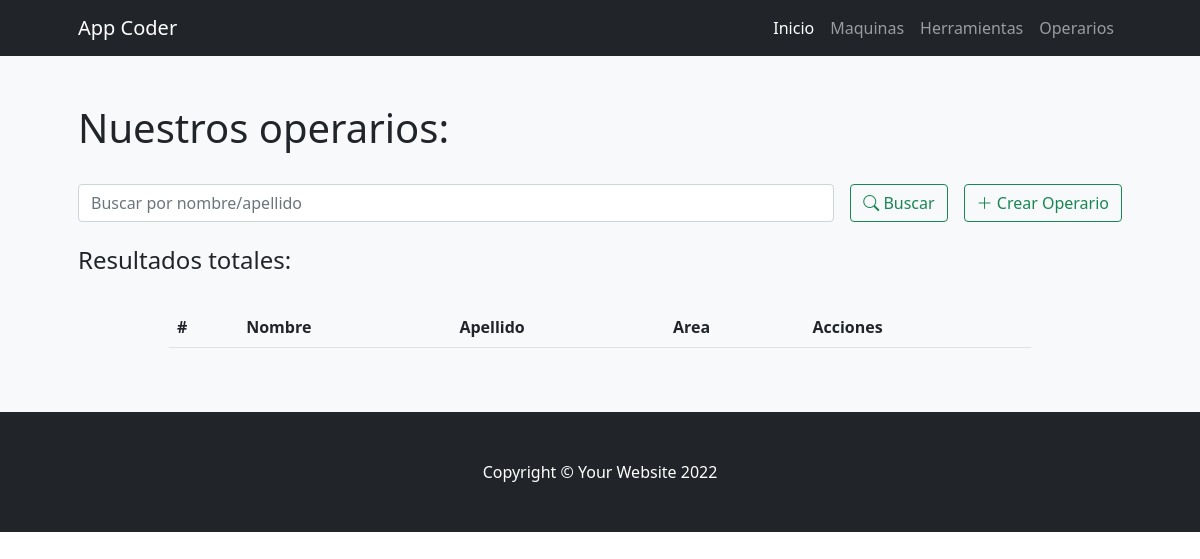
The app's page /coderapp/operarios/, older data.
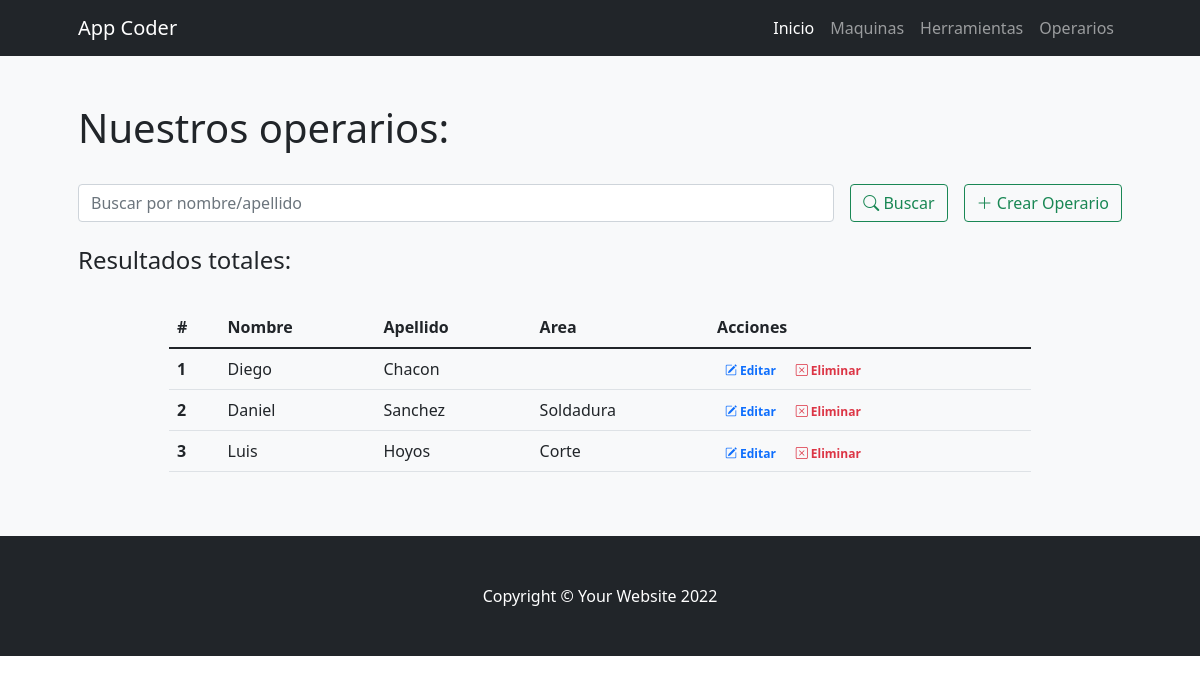
The same page, newer data.
### ProyectoCoderApp/models.py (models this page shows)
class Operario(models.Model):
    nombre = models.CharField(max_length=30) # Texto
    apellido = models.CharField(max_length=30) # Texto
    area = models.CharField(max_length=30)
    class Meta:
        verbose_name_plural = "Operarios"

### ProyectoCoderApp/views.py (the view)
# urls.py: path('operarios/', operarios, name="operarios"),
def operarios(request):
     if request.method == "POST":
        search = request.POST["search"]
        if search != "":
            operarios = Operario.objects.filter( Q(nombre__icontains=search) | Q(apellido__icontains=search) ).values()
            return render(request,"ProyectoCoderApp/operarios.html",{"operarios": operarios , "search":True, "busqueda":search})
     operarios = Operario.objects.all()
     return render(request,"ProyectoCoderApp/operarios.html",{"operarios":operarios, "search":False})

### ProyectoCoderApp/templates/ProyectoCoderApp/operarios.html (shortened to what this page needs)
{% extends 'ProyectoCoderApp/base.html' %}
{% load static %}
{% block contenidoPagina %}
<section class="bg-light py-5">
    <div class="container px-5">
        <h1>Nuestros operarios:</h1>
        <br>
        <div class="row gx-5 justify-content-center">
            <div class="col-lg-12">
                <form class="d-flex my-2 my-lg-0" action="" method="post">
                    <input class="flex-grow-0 form-control mr-sm-2" type="search" name="search" placeholder="Buscar por nombre/apellido" aria-label="Search">
                    <button class="btn btn-outline-success text-nowrap ms-3 my-2 my-sm-0" type="submit"> <i class="bi bi-search"></i> Buscar</button>
                    <a class="btn btn-outline-success text-nowrap ms-3 my-2 my-sm-0" href="{% url 'crear_operarios' %}"> <i class="bi bi-plus-lg"></i> Crear Operario</a>
                </form>
            </div>
        </div>
        <br>
        <h4>Resultados
            {% if search %}
                para "{{busqueda}}":
            {% else %}
                totales:
            {% endif %}
        </h4>
        <br>
        <div class="row gx-5 justify-content-center">
            <div class="col-lg-10 table-responsive">
                <table class="table table-theme">
                    <thead>
                        <tr>
                            <th scope="col">#</th>
                            <th scope="col">Nombre</th>
                            <th scope="col">Apellido</th>
                            <th scope="col">Area</th>
                            <th scope="col">Acciones</th>
                        </tr>
                    </thead>
                    <tbody>
                        {% for operario in operarios %}
                            <tr>
                                <th scope="row">{{forloop.counter}}</th>
                                <td>{{operario.nombre}}</td>
                                <td>{{operario.apellido}}</td>
                                <td>{{operario.area}}</td>
                                <td>
                                    <a href="{% url 'editar_operarios' operario.id %}" class="text-primary badge badge-primary text-decoration-none"> <i class="bi bi-pencil-square"></i> Editar</a>
                                    <a href="{% url 'eliminar_operarios' operario.id %}" class="text-danger badge badge-danger text-decoration-none"> <i class="bi bi-x-square"></i> Eliminar</a>
                                </td>
                            </tr>
                        {% endfor %}
                    </tbody>
                </table>
            </div>
        </div>
    </div>
</section>
{% endblock %}

### ProyectoCoderApp/templates/ProyectoCoderApp/base.html (shortened to what this page needs)
{% load static %}
<!DOCTYPE html>
<html lang="es">
    <head>
        <link rel="stylesheet" href="https://cdn.jsdelivr.net/npm/bootstrap-icons@1.8.3/font/bootstrap-icons.css">
        <link href="{% static 'css/styles.css' %}" rel="stylesheet" />
    </head>
    <body>
        <nav class="navbar navbar-expand-lg navbar-dark bg-dark">
            <div class="container px-5">
                <a class="navbar-brand" href="{% url 'inicio' %}">App Coder</a>
                <div class="collapse navbar-collapse" id="navbarSupportedContent">
                    <ul class="navbar-nav ms-auto mb-2 mb-lg-0">
                        <li class="nav-item"><a class="nav-link active" aria-current="page" href="{% url 'inicio' %}">Inicio</a></li>
                        <li class="nav-item"><a class="nav-link" href="{% url 'maquinas' %}">Maquinas</a></li>
                        <li class="nav-item"><a class="nav-link" href="{% url 'herramientas' %}">Herramientas</a></li>
                        <li class="nav-item"><a class="nav-link" href="{% url 'operarios' %}">Operarios</a></li>
                    </ul>
                </div>
            </div>
        </nav>
        {% block contenidoPagina %}
        {% endblock %}
        <footer class="py-5 bg-dark">
            <div class="container px-5"><p class="m-0 text-center text-white">Copyright &copy; Your Website 2022</p></div>
        </footer>
    </body>
</html>

Row changes from the older to the newer data that the page shows:
added Operario: nombre "Diego", apellido "Chacon"
added Operario: nombre "Daniel", apellido "Sanchez", area "Soldadura"
added Operario: nombre "Luis", apellido "Hoyos", area "Corte"
